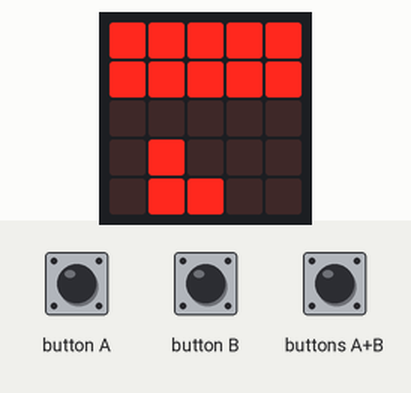
Recording of a program running on a simulated BBC micro:bit (MakeCode). On the bench: the board's 5×5 LED display. The test bench sets the inputs (shaded band). The 48×5 strip is a reading aid, not a part: it shows the text the display is scrolling, unrolled, one strip-width of it at a time.

Above: at 1.2 s.
1.3 s: buttons A+B pressed for 0.15 s
At 1.5 s:
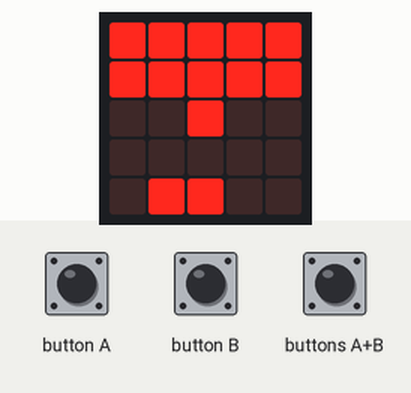
At 1.87 s:
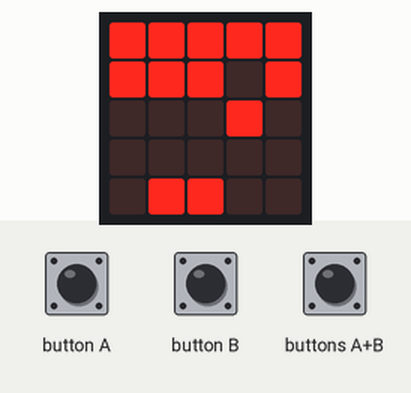
2.0 s: button B pressed for 0.15 s
At 13.8 s:
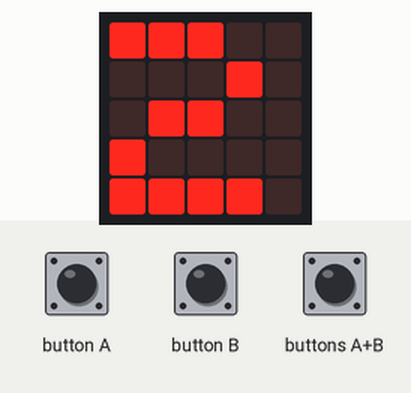
Timing chart, 0 to 14.6 s (numbered marks = the images above; inputs shaded):
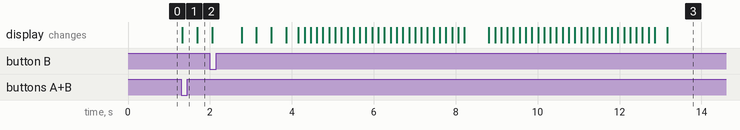

The program:

main.py
```python
paddle_x = 1
bx = 1
by = 3
dx = 1
dy = -1
launched = False
score = 0
level = 1
bricks_left = 10
bricks: List[List[number]] = []
move_timer = 0

def init_bricks():
    global bricks, bricks_left
    bricks = [[1, 1, 1, 1, 1],
        [1, 1, 1, 1, 1]]
    bricks_left = 10

def reset_ball():
    global bx, by, dx, dy, launched, move_timer
    bx = paddle_x
    by = 3
    dx = 1
    dy = -1
    launched = False
    move_timer = 0

def reset_game():
    global paddle_x, score, level
    paddle_x = 1
    score = 0
    level = 1
    init_bricks()
    reset_ball()

def draw_game():
    basic.clear_screen()
    for y in range(2):
        for x in range(5):
            if bricks[y][x] == 1:
                led.plot(x, y)
    led.plot(paddle_x, 4)
    led.plot(paddle_x + 1, 4)
    led.plot(bx, by)

def wait_for_restart():
    while not input.button_is_pressed(Button.A) and not input.button_is_pressed(Button.B):
        basic.pause(50)
    while input.button_is_pressed(Button.A) or input.button_is_pressed(Button.B):
        basic.pause(50)

reset_game()
a_ingedrukt = False
b_ingedrukt = False

while True:
    a_nu = input.button_is_pressed(Button.A)
    b_nu = input.button_is_pressed(Button.B)
    ab_nu = input.button_is_pressed(Button.AB)

    if not launched and ab_nu:
        launched = True
        dy = -1
        if paddle_x >= 2:
            dx = -1
        else:
            dx = 1
        move_timer = 10
    elif a_nu and not a_ingedrukt:
        if paddle_x > 0:
            paddle_x -= 1
    elif b_nu and not b_ingedrukt:
        if paddle_x < 3:
            paddle_x += 1

    a_ingedrukt = a_nu
    b_ingedrukt = b_nu

    if not launched:
        bx = paddle_x
        by = 3
    else:
        # Bal wordt sneller per vrijgespeeld level
        speed = 7 - level
        if speed < 3:
            speed = 3

        move_timer += 1
        if move_timer >= speed:
            move_timer = 0
            nx = bx + dx
            ny = by + dy

            # Zijwanden
            if nx < 0:
                dx = 1
                nx = bx + dx
            elif nx >= 5:
                dx = -1
                nx = bx + dx

            # Plafond
            if ny < 0:
                dy = 1
                ny = by + dy

            # Steen geraakt?
            if ny <= 1 and bricks[ny][nx] == 1:
                bricks[ny][nx] = 0
                score += 1
                bricks_left -= 1
                dy = -dy
                bx = nx

                if bricks_left == 0:
                    basic.show_string("CLEAR!")
                    level += 1
                    init_bricks()
                    reset_ball()
            elif ny == 4:
                # Paddle geraakt?
                if nx == paddle_x:
                    dy = -1
                    if bx == 0:
                        dx = 1
                    else:
                        dx = -1
                    by = 3
                elif nx == paddle_x + 1:
                    dy = -1
                    if bx == 4:
                        dx = -1
                    else:
                        dx = 1
                    by = 3
                else:
                    # Bal gemist
                    bx = nx
                    by = 4
                    draw_game()
                    basic.pause(300)
                    basic.show_string("GAME OVER")
                    basic.show_number(score)
                    wait_for_restart()
                    reset_game()
                    continue
            else:
                bx = nx
                by = ny

    draw_game()
    basic.pause(60)
```

Measured:
- after the input at 1.3 s, the display: changes at once (image 1)
- after the input at 2.0 s, the display: first changes after 0.05 s (image 3 shows a later state)
